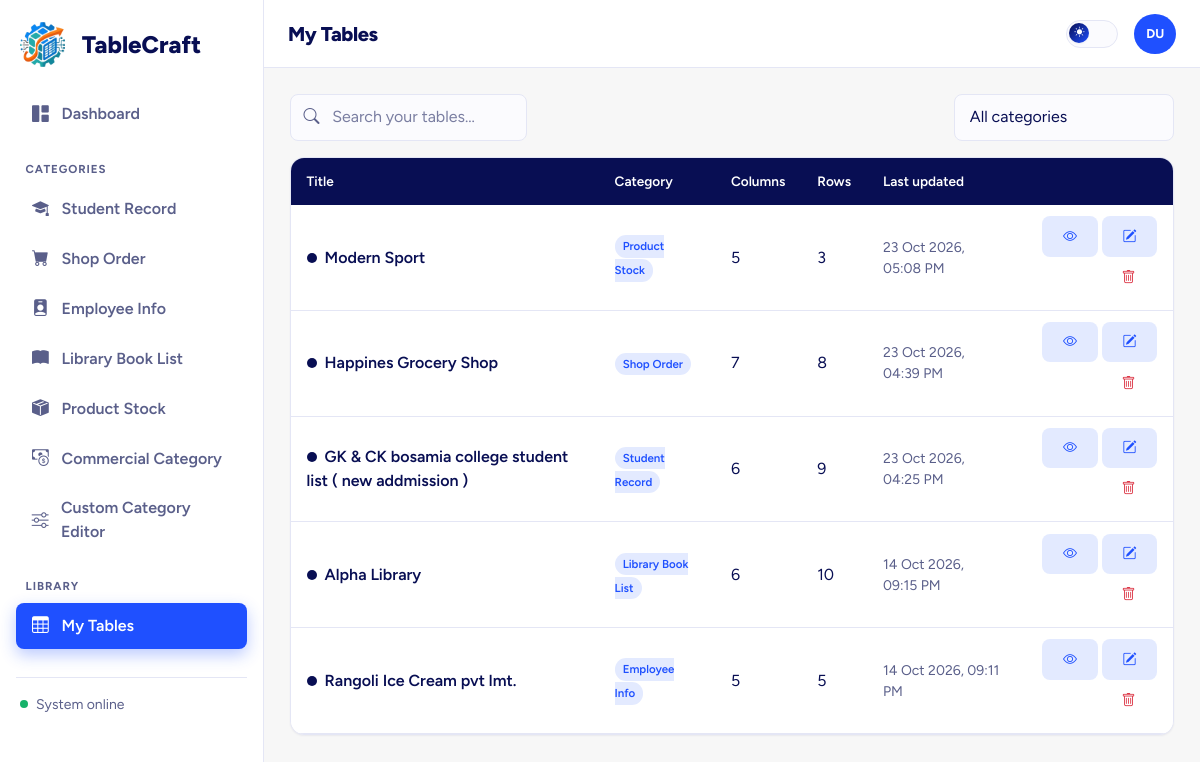
The page /my_tables.php (signed in) on the database its author committed.
### tables this page shows
CREATE TABLE IF NOT EXISTS `data_tables` (
  `id` int NOT NULL AUTO_INCREMENT,
  `user_id` int NOT NULL,
  `category` varchar(50) NOT NULL,
  `title` varchar(150) NOT NULL,
  `theme_mode` enum('bright','dark') DEFAULT 'bright',
  `accent_color` varchar(7) DEFAULT '#080E53',
  `font_family` varchar(50) DEFAULT 'Figtree',
  `is_commercial` tinyint(1) DEFAULT '0',
  `created_at` datetime DEFAULT CURRENT_TIMESTAMP,
  `updated_at` datetime DEFAULT CURRENT_TIMESTAMP ON UPDATE CURRENT_TIMESTAMP,
  PRIMARY KEY (`id`),
  KEY `user_id` (`user_id`)
);

### my_tables.php (the view, shortened to what this page needs)
<?php
require_once __DIR__ . '/config/db.php';
$userId = $_SESSION['user_id'];
$map = tc_category_map();
$stmt = mysqli_prepare($conn, 'SELECT id, category, title, accent_color, updated_at,
    (SELECT COUNT(*) FROM table_rows WHERE table_id = data_tables.id) AS row_count,
    (SELECT COUNT(*) FROM table_columns WHERE table_id = data_tables.id) AS col_count
    FROM data_tables WHERE user_id = ? ORDER BY updated_at DESC');
mysqli_stmt_bind_param($stmt, 'i', $userId);
mysqli_stmt_execute($stmt);
$tables = mysqli_fetch_all(mysqli_stmt_get_result($stmt), MYSQLI_ASSOC);
$pageTitle = 'My Tables';
$activeNav = 'my_tables';
require __DIR__ . '/includes/header.php';
?>
<div class="d-flex flex-wrap align-items-center justify-content-between gap-2 mb-3">
  <div class="input-icon-group" style="max-width:320px;">
    <i class="bi bi-search"></i>
    <input type="text" id="tcSearchInput" class="form-control" placeholder="Search your tables...">
  </div>
  <select id="tcCategoryFilter" class="form-select" style="max-width:220px;">
    <option value="">All categories</option>
  </select>
</div>
<?php if (empty($tables)): ?>
  <div class="tc-table-wrap">
    <div class="empty-state">
      <i class="bi bi-table"></i>
      <p class="fw-600 mb-1" style="color:var(--text)">You haven't created any tables yet</p>
      <p class="small mb-3">Head to the dashboard and pick a category to get started.</p>
      <a href="dashboard.php" class="btn btn-primary">Go to Dashboard</a>
    </div>
  </div>
<?php else: ?>
  <div class="tc-table-wrap">
    <table class="table tc-table mb-0" id="tcTablesTable">
      <thead><tr><th>Title</th><th>Category</th><th>Columns</th><th>Rows</th><th>Last updated</th><th></th></tr></thead>
      <tbody>
        <?php foreach ($tables as $t): ?>
          <tr class="stagger-item" data-title="<?= strtolower(htmlspecialchars($t['title'])) ?>" data-category="<?= $t['category'] ?>">
            <td class="fw-600"><span class="d-inline-block rounded-circle me-2" style="width:10px;height:10px;background:<?= htmlspecialchars($t['accent_color']) ?>"></span><?= htmlspecialchars($t['title']) ?></td>
            <td><span class="badge-category"><?= htmlspecialchars($map[$t['category']]['label'] ?? $t['category']) ?></span></td>
            <td><?= (int)$t['col_count'] ?></td>
            <td><?= (int)$t['row_count'] ?></td>
            <td class="text-soft small"><?= date('d M Y, h:i A', strtotime($t['updated_at'])) ?></td>
            <td class="text-end">
  <a href="table_view.php?id=<?= (int)$t['id'] ?>&mode=view"
     class="btn btn-sm btn-soft"
     title="View Records">
    <i class="bi bi-eye"></i>
  </a>
  <a href="table_view.php?id=<?= (int)$t['id'] ?>"
     class="btn btn-sm btn-soft"
     title="Edit Table">
    <i class="bi bi-pencil-square"></i>
  </a>
  <button
      class="btn btn-sm btn-link text-danger del-table-btn"
      data-id="<?= (int)$t['id'] ?>"
      data-name="<?= htmlspecialchars($t['title']) ?>"
      title="Delete Table">
    <i class="bi bi-trash"></i>
  </button>
</td>
          </tr>
        <?php endforeach; ?>
      </tbody>
    </table>
  </div>
<?php endif; ?>
<?php require __DIR__ . '/includes/footer.php'; ?>

### includes/header.php (shortened to what this page needs)
<?php
$rootPath  = $rootPath  ?? '';
$pageTitle = $pageTitle ?? 'TableCraft';
$activeNav = $activeNav ?? '';
$userName  = $_SESSION['user_name']  ?? 'User';
$userColor = $_SESSION['avatar_color'] ?? '#1F50FF';
$initials  = '';
foreach (explode(' ', trim($userName)) as $part) { if ($part !== '') $initials .= strtoupper($part[0]); }
$initials = substr($initials, 0, 2) ?: 'U';
$navItems = [
    ['key' => 'dashboard',      'label' => 'Dashboard',              'icon' => 'bi-grid-1x2-fill',    'href' => $rootPath . 'dashboard.php'],
];
$categoryNav = [
    ['key' => 'student_record', 'label' => 'Student Record',         'icon' => 'bi-mortarboard-fill', 'href' => $rootPath . 'categories/student_record.php'],
    ['key' => 'shop_order',     'label' => 'Shop Order',             'icon' => 'bi-cart-fill',        'href' => $rootPath . 'categories/shop_order.php'],
    ['key' => 'employee_info',  'label' => 'Employee Info',          'icon' => 'bi-person-badge-fill','href' => $rootPath . 'categories/employee_info.php'],
    ['key' => 'library_books',  'label' => 'Library Book List',      'icon' => 'bi-book-fill',        'href' => $rootPath . 'categories/library_books.php'],
    ['key' => 'product_stock',  'label' => 'Product Stock',          'icon' => 'bi-box-seam-fill',    'href' => $rootPath . 'categories/product_stock.php'],
    ['key' => 'commercial',     'label' => 'Commercial Category',    'icon' => 'bi-cash-coin',        'href' => $rootPath . 'categories/commercial.php'],
    ['key' => 'custom_category','label' => 'Custom Category Editor', 'icon' => 'bi-sliders',          'href' => $rootPath . 'categories/custom_category.php'],
];
?><!DOCTYPE html>
<html lang="en">
<head>
<link href="https://cdn.jsdelivr.net/npm/bootstrap@5.3.3/dist/css/bootstrap.min.css" rel="stylesheet">
<link href="https://cdn.jsdelivr.net/npm/bootstrap-icons@1.11.3/font/bootstrap-icons.css" rel="stylesheet">
<link href="<?= $rootPath ?>assets/css/style.css" rel="stylesheet">
</head>
<body>
<div class="tc-shell">
  <aside class="tc-sidebar">
    <a href="<?= $rootPath ?>dashboard.php" class="tc-logo mb-4 px-1">
      <img src="<?= $rootPath ?>assets/media/logo1.jpeg" alt="TableCraft Logo" style="height: 45px; width: 45px; position-left: 2px;">
      <label style="font-size: 1.5rem; color: var(--text); margin-left: 0.5rem;">TableCraft</label>
    </a>
    <nav class="nav flex-column">
      <?php foreach ($navItems as $item): ?>
        <a href="<?= $item['href'] ?>" class="nav-link <?= $activeNav === $item['key'] ? 'active' : '' ?>">
          <i class="bi <?= $item['icon'] ?>"></i> <?= $item['label'] ?>
        </a>
      <?php endforeach; ?>
      <div class="nav-section-title">Categories</div>
      <?php foreach ($categoryNav as $item): ?>
        <a href="<?= $item['href'] ?>" class="nav-link <?= $activeNav === $item['key'] ? 'active' : '' ?>">
          <i class="bi <?= $item['icon'] ?>"></i> <?= $item['label'] ?>
        </a>
      <?php endforeach; ?>
      <div class="nav-section-title">Library</div>
      <a href="<?= $rootPath ?>my_tables.php" class="nav-link <?= $activeNav === 'my_tables' ? 'active' : '' ?>">
        <i class="bi bi-table"></i> My Tables
      </a>
    </nav>
    <div class="mt-4 pt-3 px-1" style="border-top:1px solid var(--border)">
      <div class="d-flex align-items-center gap-2 small text-soft">
        <span class="pulse-dot"></span> System online
      </div>
    </div>
  </aside>
  <div class="tc-main">
    <header class="tc-topbar">
      <h5 class="mb-0 fw-800 flex-grow-1"><?= htmlspecialchars($pageTitle) ?></h5>
      <div class="theme-switch" data-theme-toggle title="Toggle dark / bright mode">
        <div class="knob"><i class="bi bi-sun-fill"></i></div>
      </div>
      <div class="dropdown">
        <button class="btn btn-icon" style="background:<?= htmlspecialchars($userColor) ?>;color:#fff;border:none;font-weight:700;font-size:.8rem;" data-bs-toggle="dropdown">
          <?= htmlspecialchars($initials) ?>
        </button>
      </div>
    </header>
    <main class="tc-content">

### includes/footer.php (shortened to what this page needs)
    </main>
  </div>
</div>
</body>
</html>

### rows shown on the page
data_tables: title "Modern Sport", category "Product Stock", col_count "5", row_count "3", updated_at "23 Oct 2026, 05:08 PM"
data_tables: title "Happines Grocery Shop", category "Shop Order", col_count "7", row_count "8", updated_at "23 Oct 2026, 04:39 PM"
data_tables: title "GK & CK bosamia college student list ( new addmission )", category "Student Record", col_count "6", row_count "9", updated_at "23 Oct 2026, 04:25 PM"
data_tables: title "Alpha Library", category "Library Book List", col_count "6", row_count "10", updated_at "14 Oct 2026, 09:15 PM"
data_tables: title "Rangoli Ice Cream pvt lmt.", category "Employee Info", col_count "5", row_count "5", updated_at "14 Oct 2026, 09:11 PM"

### other values the page prints
$item['label'] "Dashboard"
$item['label'] "Student Record"
$item['label'] "Shop Order"
$item['label'] "Employee Info"
$item['label'] "Library Book List"
$item['label'] "Product Stock"
$item['label'] "Commercial Category"
$item['label'] "Custom Category Editor"
$pageTitle "My Tables"
$initials "DU"
